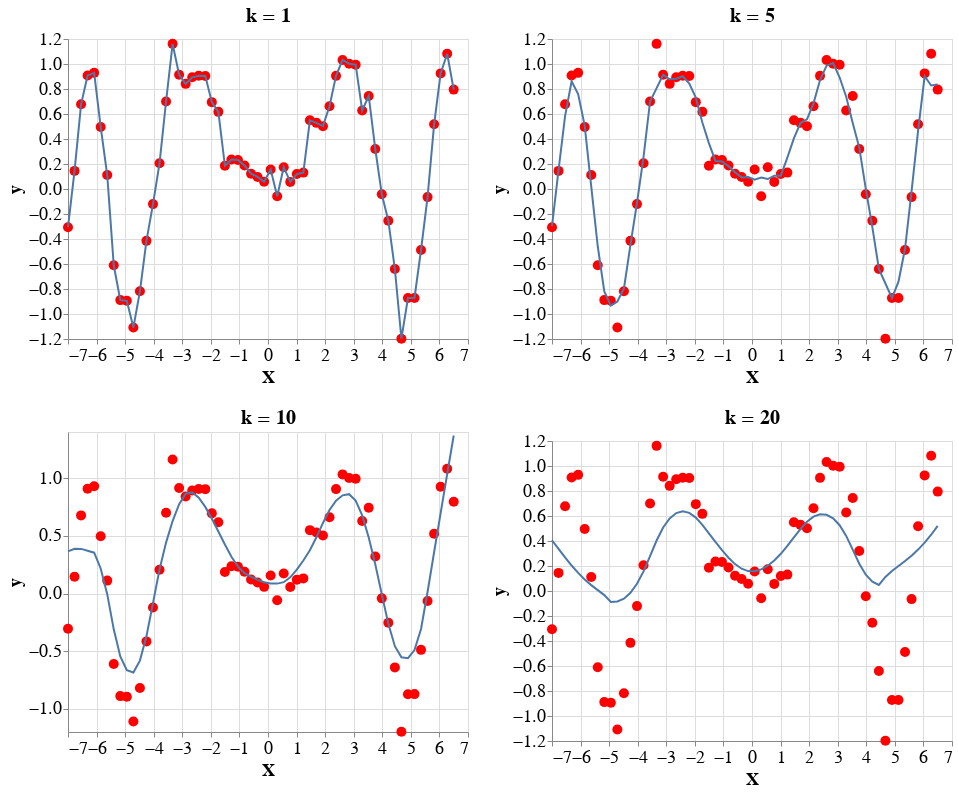

The cell this chart's notebook holds for it:
### Markdown cell above
- Let's see how the model works for different $k$ values

### Code cell
X = np.linspace(-7, 6.5, 60)
y = np.sin(X**2/5) + np.random.randn(60)*0.1
plot_lowess_grid(X, y, k=[1, 5, 10, 20])

### Figure 1 — Vega-Lite specification as saved in the notebook (floating-point values rounded to 4 significant figures)
{"config": {"view": {"continuousWidth": 400, "continuousHeight": 300}, "axis": {"labelFontSize": 18, "titleFontSize": 18}, "legend": {"labelFontSize": 18, "titleFontSize": 18}, "title": {"fontSize": 20}}, "hconcat": [{"vconcat": [{"layer": [{"data": {"name": "data-62d11fb63888ec1da03c6b1e940cd055"}, "mark": {"type": "circle", "color": "red", "opacity": 1, "size": 100}, "encoding": {"x": {"type": "quantitative", "field": "X"}, "y": {"type": "quantitative", "field": "y"}}}, {"data": {"name": "data-62d11fb63888ec1da03c6b1e940cd055"}, "mark": "line", "encoding": {"x": {"type": "quantitative", "field": "X"}, "y": {"type": "quantitative", "field": "y"}}}], "title": "k = 1"}, {"layer": [{"data": {"name": "data-62d11fb63888ec1da03c6b1e940cd055"}, "mark": {"type": "circle", "color": "red", "opacity": 1, "size": 100}, "encoding": {"x": {"type": "quantitative", "field": "X"}, "y": {"type": "quantitative", "field": "y"}}}, {"data": {"name": "data-93e5a5e7d2021d0f2af95dadd2649f59"}, "mark": "line", "encoding": {"x": {"type": "quantitative", "field": "X"}, "y": {"type": "quantitative", "field": "y"}}}], "title": "k = 10"}]}, {"vconcat": [{"layer": [{"data": {"name": "data-62d11fb63888ec1da03c6b1e940cd055"}, "mark": {"type": "circle", "color": "red", "opacity": 1, "size": 100}, "encoding": {"x": {"type": "quantitative", "field": "X"}, "y": {"type": "quantitative", "field": "y"}}}, {"data": {"name": "data-dae01a6cf65e07702cce71600052db83"}, "mark": "line", "encoding": {"x": {"type": "quantitative", "field": "X"}, "y": {"type": "quantitative", "field": "y"}}}], "title": "k = 5"}, {"layer": [{"data": {"name": "data-62d11fb63888ec1da03c6b1e940cd055"}, "mark": {"type": "circle", "color": "red", "opacity": 1, "size": 100}, "encoding": {"x": {"type": "quantitative", "field": "X"}, "y": {"type": "quantitative", "field": "y"}}}, {"data": {"name": "data-4d8697332eb2b78c32b18e0a6084ccb0"}, "mark": "line", "encoding": {"x": {"type": "quantitative", "field": "X"}, "y": {"type": "quantitative", "field": "y"}}}], "title": "k = 20"}]}], "$schema": "https://vega.github.io/schema/vega-lite/v4.0.0.json", "datasets": {"data-62d11fb63888ec1da03c6b1e940cd055": [{"X": -7.0, "y": -0.3058}, {"X": -6.771, "y": 0.1449}, {"X": -6.542, "y": 0.6773}, {"X": -6.314, "y": 0.9084}, {"X": -6.085, "y": 0.9292}, {"X": -5.856, "y": 0.4967}, {"X": -5.627, "y": 0.112}, {"X": -5.398, "y": -0.6101}, {"X": -5.169, "y": -0.8889}, {"X": -4.941, "y": -0.8944}, {"X": -4.712, "y": -1.108}, {"X": -4.483, "y": -0.8186}, {"X": -4.254, "y": -0.4147}, {"X": -4.025, "y": -0.121}, {"X": -3.797, "y": 0.2057}, {"X": -3.568, "y": 0.7001}, {"X": -3.339, "y": 1.161}, {"X": -3.11, "y": 0.9141}, {"X": -2.881, "y": 0.8411}, {"X": -2.653, "y": 0.8934}, {"X": -2.424, "y": 0.9063}, {"X": -2.195, "y": 0.9046}, {"X": -1.966, "y": 0.695}, {"X": -1.737, "y": 0.6172}, {"X": -1.508, "y": 0.1859}, {"X": -1.28, "y": 0.2361}, {"X": -1.051, "y": 0.2324}, {"X": -0.822, "y": 0.1883}, {"X": -0.5932, "y": 0.1224}, {"X": -0.3644, "y": 0.09628}, {"X": -0.1356, "y": 0.05793}, {"X": 0.09322, "y": 0.1565}, {"X": 0.322, "y": -0.05798}, {"X": 0.5508, "y": 0.1743}, {"X": 0.7797, "y": 0.05678}, {"X": 1.008, "y": 0.1194}, {"X": 1.237, "y": 0.1313}, {"X": 1.466, "y": 0.5494}, {"X": 1.695, "y": 0.5293}, {"X": 1.924, "y": 0.5027}, {"X": 2.153, "y": 0.6616}, {"X": 2.381, "y": 0.905}, {"X": 2.61, "y": 1.033}, {"X": 2.839, "y": 1.002}, {"X": 3.068, "y": 0.9946}, {"X": 3.297, "y": 0.6282}, {"X": 3.525, "y": 0.7441}, {"X": 3.754, "y": 0.3206}, {"X": 3.983, "y": -0.04176}, {"X": 4.212, "y": -0.2538}, {"X": 4.441, "y": -0.6402}, {"X": 4.669, "y": -1.197}, {"X": 4.898, "y": -0.8722}, {"X": 5.127, "y": -0.8717}, {"X": 5.356, "y": -0.488}, {"X": 5.585, "y": -0.06482}, {"X": 5.814, "y": 0.5176}, {"X": 6.042, "y": 0.9248}, {"X": 6.271, "y": 1.082}, {"X": 6.5, "y": 0.7953}], "data-93e5a5e7d2021d0f2af95dadd2649f59": [{"X": -7.0, "y": 0.3653}, {"X": -6.771, "y": 0.3877}, {"X": -6.542, "y": 0.3868}, {"X": -6.314, "y": 0.3706}, {"X": -6.085, "y": 0.354}, {"X": -5.856, "y": 0.2173}, {"X": -5.627, "y": -0.005593}, {"X": -5.398, "y": -0.3104}, {"X": -5.169, "y": -0.545}, {"X": -4.941, "y": -0.6644}, {"X": -4.712, "y": -0.6838}, {"X": -4.483, "y": -0.5814}, {"X": -4.254, "y": -0.3698}, {"X": -4.025, "y": -0.08287}, {"X": -3.797, "y": 0.2079}, {"X": -3.568, "y": 0.4414}, {"X": -3.339, "y": 0.6283}, {"X": -3.11, "y": 0.775}, {"X": -2.881, "y": 0.8652}, {"X": -2.653, "y": 0.8766}, {"X": -2.424, "y": 0.8305}, {"X": -2.195, "y": 0.751}, {"X": -1.966, "y": 0.65}, {"X": -1.737, "y": 0.5379}, {"X": -1.508, "y": 0.4247}, {"X": -1.28, "y": 0.319}, {"X": -1.051, "y": 0.2334}, {"X": -0.822, "y": 0.1764}, {"X": -0.5932, "y": 0.1458}, {"X": -0.3644, "y": 0.1189}, {"X": -0.1356, "y": 0.09846}, {"X": 0.09322, "y": 0.08745}, {"X": 0.322, "y": 0.08611}, {"X": 0.5508, "y": 0.09835}, {"X": 0.7797, "y": 0.1404}, {"X": 1.008, "y": 0.2072}, {"X": 1.237, "y": 0.2866}, {"X": 1.466, "y": 0.3753}, {"X": 1.695, "y": 0.4873}, {"X": 1.924, "y": 0.6119}, {"X": 2.153, "y": 0.7236}, {"X": 2.381, "y": 0.8042}, {"X": 2.61, "y": 0.8512}, {"X": 2.839, "y": 0.8611}, {"X": 3.068, "y": 0.8059}, {"X": 3.297, "y": 0.6767}, {"X": 3.525, "y": 0.4865}, {"X": 3.754, "y": 0.2539}, {"X": 3.983, "y": -0.007531}, {"X": 4.212, "y": -0.2616}, {"X": 4.441, "y": -0.4562}, {"X": 4.669, "y": -0.5527}, {"X": 4.898, "y": -0.5597}, {"X": 5.127, "y": -0.4904}, {"X": 5.356, "y": -0.3076}, {"X": 5.585, "y": 0.01299}, {"X": 5.814, "y": 0.3577}, {"X": 6.042, "y": 0.6964}, {"X": 6.271, "y": 1.035}, {"X": 6.5, "y": 1.369}], "data-dae01a6cf65e07702cce71600052db83": [{"X": -7.0, "y": -0.2964}, {"X": -6.771, "y": 0.1511}, {"X": -6.542, "y": 0.5837}, {"X": -6.314, "y": 0.8616}, {"X": -6.085, "y": 0.7597}, {"X": -5.856, "y": 0.5069}, {"X": -5.627, "y": 0.0207}, {"X": -5.398, "y": -0.4599}, {"X": -5.169, "y": -0.8193}, {"X": -4.941, "y": -0.9328}, {"X": -4.712, "y": -0.8999}, {"X": -4.483, "y": -0.7978}, {"X": -4.254, "y": -0.4465}, {"X": -4.025, "y": -0.1117}, {"X": -3.797, "y": 0.255}, {"X": -3.568, "y": 0.7001}, {"X": -3.339, "y": 0.8071}, {"X": -3.11, "y": 0.9141}, {"X": -2.881, "y": 0.8775}, {"X": -2.653, "y": 0.8822}, {"X": -2.424, "y": 0.9022}, {"X": -2.195, "y": 0.8429}, {"X": -1.966, "y": 0.7304}, {"X": -1.737, "y": 0.5315}, {"X": -1.508, "y": 0.3673}, {"X": -1.28, "y": 0.2245}, {"X": -1.051, "y": 0.2208}, {"X": -0.822, "y": 0.182}, {"X": -0.5932, "y": 0.1338}, {"X": -0.3644, "y": 0.0928}, {"X": -0.1356, "y": 0.096}, {"X": 0.09322, "y": 0.07388}, {"X": 0.322, "y": 0.09103}, {"X": 0.5508, "y": 0.07956}, {"X": 0.7797, "y": 0.1066}, {"X": 1.008, "y": 0.1065}, {"X": 1.237, "y": 0.2517}, {"X": 1.466, "y": 0.405}, {"X": 1.695, "y": 0.5277}, {"X": 1.924, "y": 0.5574}, {"X": 2.153, "y": 0.6854}, {"X": 2.381, "y": 0.872}, {"X": 2.61, "y": 0.9866}, {"X": 2.839, "y": 1.008}, {"X": 3.068, "y": 0.8916}, {"X": 3.297, "y": 0.7383}, {"X": 3.525, "y": 0.5287}, {"X": 3.754, "y": 0.3313}, {"X": 3.983, "y": 0.001499}, {"X": 4.212, "y": -0.3046}, {"X": 4.441, "y": -0.6402}, {"X": 4.669, "y": -0.7562}, {"X": 4.898, "y": -0.8722}, {"X": 5.127, "y": -0.7412}, {"X": 5.356, "y": -0.4781}, {"X": 5.585, "y": -0.01881}, {"X": 5.814, "y": 0.4672}, {"X": 6.042, "y": 0.9019}, {"X": 6.271, "y": 0.8281}, {"X": 6.5, "y": 0.837}], "data-4d8697332eb2b78c32b18e0a6084ccb0": [{"X": -7.0, "y": 0.4061}, {"X": -6.771, "y": 0.3364}, {"X": -6.542, "y": 0.2683}, {"X": -6.314, "y": 0.2037}, {"X": -6.085, "y": 0.1446}, {"X": -5.856, "y": 0.09231}, {"X": -5.627, "y": 0.04701}, {"X": -5.398, "y": 0.007139}, {"X": -5.169, "y": -0.03282}, {"X": -4.941, "y": -0.0879}, {"X": -4.712, "y": -0.08397}, {"X": -4.483, "y": -0.06182}, {"X": -4.254, "y": -0.01479}, {"X": -4.025, "y": 0.05796}, {"X": -3.797, "y": 0.157}, {"X": -3.568, "y": 0.2789}, {"X": -3.339, "y": 0.4038}, {"X": -3.11, "y": 0.5079}, {"X": -2.881, "y": 0.5811}, {"X": -2.653, "y": 0.6235}, {"X": -2.424, "y": 0.6378}, {"X": -2.195, "y": 0.6253}, {"X": -1.966, "y": 0.5873}, {"X": -1.737, "y": 0.5297}, {"X": -1.508, "y": 0.4617}, {"X": -1.28, "y": 0.3924}, {"X": -1.051, "y": 0.3267}, {"X": -0.822, "y": 0.2665}, {"X": -0.5932, "y": 0.2152}, {"X": -0.3644, "y": 0.1783}, {"X": -0.1356, "y": 0.1592}, {"X": 0.09322, "y": 0.1581}, {"X": 0.322, "y": 0.1731}, {"X": 0.5508, "y": 0.2022}, {"X": 0.7797, "y": 0.2439}, {"X": 1.008, "y": 0.2975}, {"X": 1.237, "y": 0.3608}, {"X": 1.466, "y": 0.4288}, {"X": 1.695, "y": 0.4956}, {"X": 1.924, "y": 0.5536}, {"X": 2.153, "y": 0.5948}, {"X": 2.381, "y": 0.614}, {"X": 2.61, "y": 0.6094}, {"X": 2.839, "y": 0.5813}, {"X": 3.068, "y": 0.5262}, {"X": 3.297, "y": 0.4411}, {"X": 3.525, "y": 0.3311}, {"X": 3.754, "y": 0.2182}, {"X": 3.983, "y": 0.1299}, {"X": 4.212, "y": 0.07495}, {"X": 4.441, "y": 0.04866}, {"X": 4.669, "y": 0.1122}, {"X": 4.898, "y": 0.1596}, {"X": 5.127, "y": 0.1998}, {"X": 5.356, "y": 0.2397}, {"X": 5.585, "y": 0.2827}, {"X": 5.814, "y": 0.3312}, {"X": 6.042, "y": 0.3867}, {"X": 6.271, "y": 0.4501}, {"X": 6.5, "y": 0.5213}]}}
